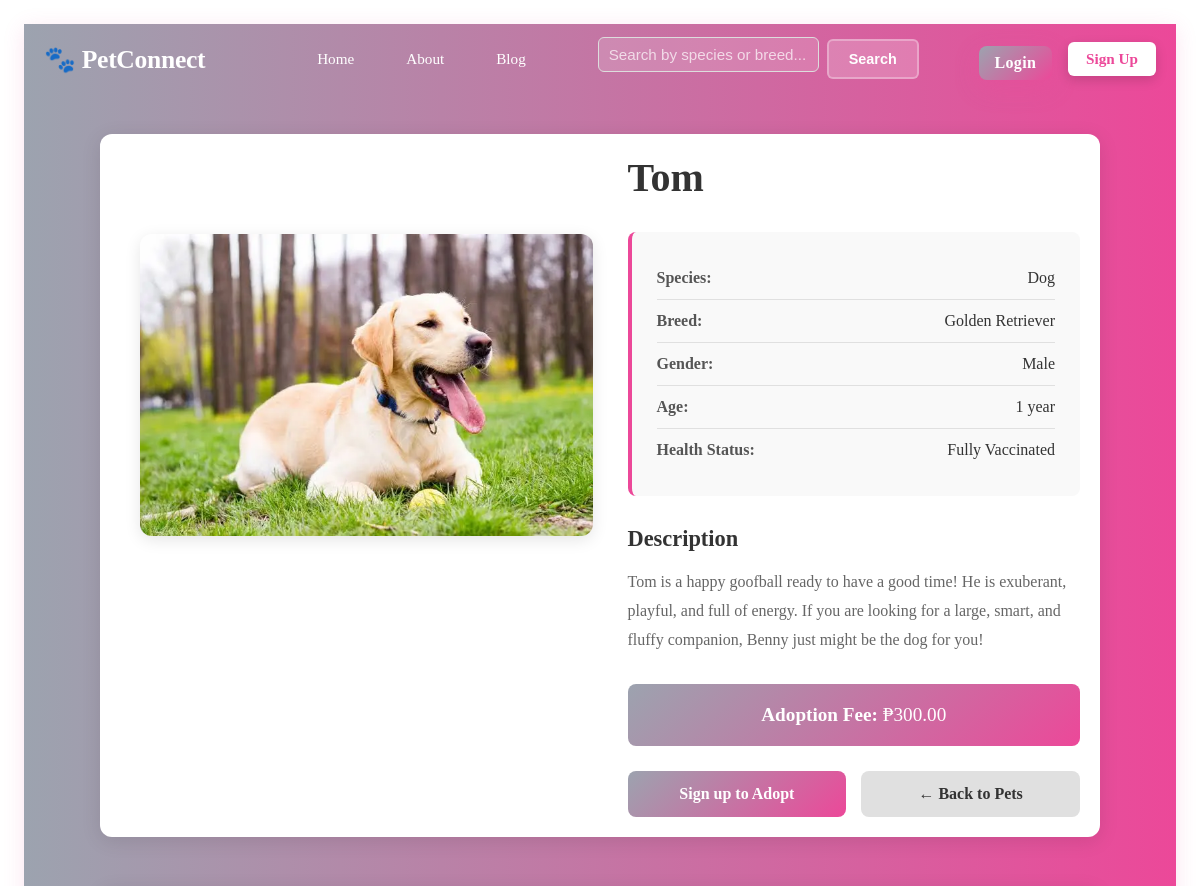
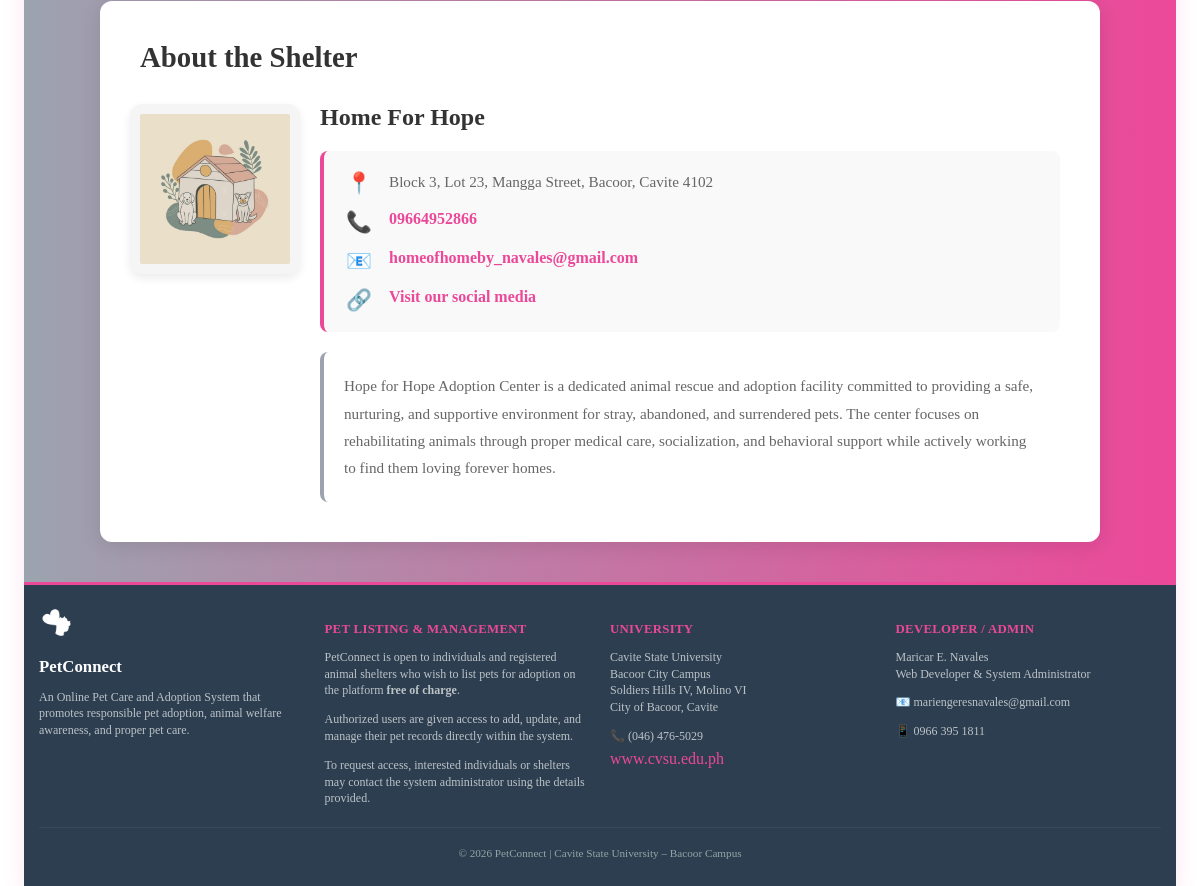
The page /pets/11/ on the database its author committed (2 pictures, top to bottom).
### pets/models.py (models this page shows, shortened)
class Pet(models.Model):
    SPECIES_CHOICES = [
        ('DOG', 'Dog'),
        ('CAT', 'Cat'),
        ('BIRD', 'Bird'),
        ('OTHER', 'Other'),
    ]
    GENDER_CHOICES = [
        ('MALE', 'Male'),
        ('FEMALE', 'Female'),
        ('UNKNOWN', 'Unknown'),
    ]
    STATUS_CHOICES = [
        ('AVAILABLE', 'Available'),
        ('ADOPTED', 'Adopted'),
        ('PENDING', 'Pending'),
    ]
    pet_name = models.CharField(max_length=100)
    species = models.CharField(max_length=20, choices=SPECIES_CHOICES)
    breed = models.CharField(max_length=100)
    gender = models.CharField(max_length=20, choices=GENDER_CHOICES, default='UNKNOWN')
    age_years = models.IntegerField(validators=[MinValueValidator(0)])
    age_months = models.IntegerField(validators=[MinValueValidator(0)], default=0)
    health_status = models.TextField()
    description = models.TextField(blank=True, null=True)
    status = models.CharField(max_length=20, choices=STATUS_CHOICES, default='AVAILABLE')
    adoption_fee = models.DecimalField(max_digits=10, decimal_places=2)
    pet_image = models.FileField(upload_to='pet_images/', blank=True, null=True)
    date_added = models.DateTimeField(auto_now_add=True)
    shelter = models.ForeignKey(Shelter, on_delete=models.CASCADE, related_name='pets')

class Shelter(models.Model):
    shelter_name = models.CharField(max_length=200)
    logo = models.ImageField(upload_to='shelter_logos/', blank=True, null=True)
    logo_thumb = models.ImageField(upload_to='shelter_logos/thumbs/', blank=True, null=True)
    address = models.TextField()
    city = models.CharField(max_length=100)
    province = models.CharField(max_length=100)
    postal_code = models.CharField(max_length=20)
    phone_number = models.CharField(max_length=20)
    email = models.EmailField()
    social_media_page = models.URLField(blank=True)
    description = models.TextField()
    date_registered = models.DateTimeField(auto_now_add=True)

### pets/views.py (the view)
# urls.py: path('pets/<int:pk>/', pet_detail, name='pet-detail'),
def pet_detail(request, pk):
    pet = Pet.objects.get(pk=pk)
    return render(request, 'app/pet_detail.html', {'pet': pet})

### pets/templates/app/pet_detail.html (shortened to what this page needs)
{% extends 'app/base.html' %}
{% block content %}
<div class="pet-detail-container">
    <div class="pet-detail-wrapper">
        <div class="pet-detail-image">
            {% if pet.pet_image %}
                <img src="{{ pet.pet_image.url }}" alt="{{ pet.pet_name }}" class="pet-detail-pic">
            {% else %}
                <div class="pet-detail-placeholder">
                    <span>🐾</span>
                </div>
            {% endif %}
        </div>
        <div class="pet-detail-info">
            <h1>{{ pet.pet_name }}</h1>
            <div class="pet-detail-fields">
                <div class="detail-row">
                    <span class="detail-label">Species:</span>
                    <span class="detail-value">{{ pet.get_species_display }}</span>
                </div>
                <div class="detail-row">
                    <span class="detail-label">Breed:</span>
                    <span class="detail-value">{{ pet.breed }}</span>
                </div>
                <div class="detail-row">
                    <span class="detail-label">Gender:</span>
                    <span class="detail-value">{{ pet.get_gender_display }}</span>
                </div>
                <div class="detail-row">
                    <span class="detail-label">Age:</span>
                    <span class="detail-value">
                        {% if pet.age_years == 0 and pet.age_months > 0 %}
                            {{ pet.age_months }} month{% if pet.age_months != 1 %}s{% endif %}
                        {% elif pet.age_months == 0 and pet.age_years > 0 %}
                            {{ pet.age_years }} year{% if pet.age_years != 1 %}s{% endif %}
                        {% elif pet.age_years > 0 and pet.age_months > 0 %}
                            {{ pet.age_years }} year{% if pet.age_years != 1 %}s{% endif %} {{ pet.age_months }} month{% if pet.age_months != 1 %}s{% endif %}
                        {% else %}
                            Not specified
                        {% endif %}
                    </span>
                </div>
                <div class="detail-row">
                    <span class="detail-label">Health Status:</span>
                    <span class="detail-value">{{ pet.health_status }}</span>
                </div>
            </div>
            <div class="pet-detail-description">
                <h3>Description</h3>
                <p>{{ pet.description }}</p>
            </div>
            <div class="adoption-fee">
                <strong>Adoption Fee:</strong> ₱{{ pet.adoption_fee }}
            </div>
            <div class="pet-detail-actions">
                {% if user.is_authenticated and user.profile.role == 'ADOPTER' %}
                    <a href="{% url 'adopt-pet' pet.id %}" class="btn-adopt-large">Apply to Adopt</a>
                {% elif not user.is_authenticated %}
                    <a href="{% url 'signup' %}?next={% url 'adopt-pet' pet.id %}" class="btn-adopt-large">Sign up to Adopt</a>
                {% else %}
                    <span class="badge-staff">Shelter Staff</span>
                {% endif %}
                <a href="{% url 'home' %}" class="btn-back">← Back to Pets</a>
            </div>
        </div>
    </div>
    <div class="shelter-info-section">
        <h2>About the Shelter</h2>
        <div class="shelter-info-wrapper">
            <div class="shelter-logo-container">
                {% if pet.shelter.logo_thumb %}
                    <img src="{{ pet.shelter.logo_thumb.url }}" alt="{{ pet.shelter.shelter_name }}" class="shelter-logo">
                {% elif pet.shelter.logo %}
                    <img src="{{ pet.shelter.logo.url }}" alt="{{ pet.shelter.shelter_name }}" class="shelter-logo">
                {% else %}
                    <div class="shelter-logo-placeholder">🏛️</div>
                {% endif %}
            </div>
            <div class="shelter-details">
                <h3>{{ pet.shelter.shelter_name }}</h3>
                <div class="shelter-contact-info">
                    <div class="shelter-info-row">
                        <span class="shelter-icon">📍</span>
                        <div class="shelter-detail">
                            <p>{{ pet.shelter.address }}, {{ pet.shelter.city }}, {{ pet.shelter.province }} {{ pet.shelter.postal_code }}</p>
                        </div>
                    </div>
                    <div class="shelter-info-row">
                        <span class="shelter-icon">📞</span>
                        <div class="shelter-detail">
                            <a href="tel:{{ pet.shelter.phone_number }}">{{ pet.shelter.phone_number }}</a>
                        </div>
                    </div>
                    <div class="shelter-info-row">
                        <span class="shelter-icon">📧</span>
                        <div class="shelter-detail">
                            <a href="mailto:{{ pet.shelter.email }}">{{ pet.shelter.email }}</a>
                        </div>
                    </div>
                    {% if pet.shelter.social_media_page %}
                    <div class="shelter-info-row">
                        <span class="shelter-icon">🔗</span>
                        <div class="shelter-detail">
                            <a href="{{ pet.shelter.social_media_page }}" target="_blank">Visit our social media</a>
                        </div>
                    </div>
                    {% endif %}
                </div>
                {% if pet.shelter.description %}
                <div class="shelter-description">
                    <p>{{ pet.shelter.description }}</p>
                </div>
                {% endif %}
            </div>
        </div>
    </div>
</div>
{% endblock %}

### static/css/pet.css (style rules this page uses)
html, body { height: 100%; margin: 0; padding: 0; }
body { display: flex; flex-direction: column; }
.shelter-logo { width:72px; height:72px; object-fit:cover; border-radius:8px; box-shadow:0 4px 10px rgba(0,0,0,0.08) }
.pet-detail-container { max-width: 1000px; margin: 0 auto; padding: 40px 20px; }
.pet-detail-wrapper { display: grid; grid-template-columns: 1fr 1fr; gap: 15px; align-items: start; background: white; border-radius: 12px; overflow: hidden; box-shadow: 0 4px 20px rgba(0, 0, 0, 0.1); }
.pet-detail-image { position: sticky; top: 100px; margin-left: 40px; }
.pet-detail-pic { width: 100%; height: auto; max-width: 500px; border-radius: 12px; object-fit: cover; box-shadow: 0 4px 16px rgba(0, 0, 0, 0.1); }
.pet-detail-info { padding: 20px; }
.pet-detail-info h1 { font-size: 2.5rem; color: #333; margin: 0 0 30px 0; line-height: 1.2; }
.pet-detail-fields { background: #f9f9f9; border-radius: 8px; padding: 25px; margin-bottom: 30px; border-left: 4px solid #EC4899; }
.detail-row { display: flex; gap: 8px; align-items: center; padding: 12px 0; border-bottom: 1px solid #e0e0e0; }
.detail-row:last-child { border-bottom: none; }
.detail-label { font-weight: 600; color: #555; font-size: 1rem; min-width: 120px; }
.detail-value { color: #333; font-size: 1rem; text-align: right; flex-grow: 1; }
.pet-detail-description { margin-bottom: 30px; }
.pet-detail-description h3 { font-size: 1.4rem; color: #333; margin: 0 0 15px 0; }
.pet-detail-description p { color: #666; line-height: 1.8; font-size: 1rem; }
.adoption-fee { background: linear-gradient(135deg, #9CA3AF 0%, #EC4899 100%); color: white; padding: 20px; border-radius: 8px; font-size: 1.2rem; margin-bottom: 25px; text-align: center; }
.pet-detail-actions { display: flex; gap: 15px; flex-wrap: wrap; }
.btn-adopt-large { flex: 1; min-width: 150px; background: linear-gradient(135deg, #9CA3AF 0%, #EC4899 100%); color: white; padding: 14px 28px; border-radius: 8px; text-decoration: none; font-weight: 600; font-size: 1rem; text-align: center; transition: all 0.3s ease; border: none; cursor: pointer; }
.btn-back { flex: 1; min-width: 150px; background: #e0e0e0; color: #333; padding: 14px 28px; border-radius: 8px; text-decoration: none; font-weight: 600; font-size: 1rem; text-align: center; transition: all 0.3s ease; }
.shelter-info-section { margin-top: 50px; padding: 40px; background: white; border-radius: 12px; box-shadow: 0 4px 20px rgba(0, 0, 0, 0.1); }
.shelter-info-section h2 { font-size: 1.8rem; color: #333; margin: 0 0 30px 0; }
.shelter-info-wrapper { display: grid; grid-template-columns: 150px 1fr; gap: 30px; align-items: start; }
.shelter-logo-container { display: flex; justify-content: center; align-items: center; }
.shelter-logo { width: 150px; height: 150px; border-radius: 12px; object-fit: contain; background: #f5f5f5; padding: 10px; }
.shelter-details h3 { font-size: 1.5rem; color: #333; margin: 0 0 20px 0; }
.shelter-contact-info { background: #f9f9f9; padding: 20px; border-radius: 8px; margin-bottom: 20px; border-left: 4px solid #EC4899; }
.shelter-info-row { display: flex; gap: 15px; margin-bottom: 15px; align-items: flex-start; }
.shelter-info-row:last-child { margin-bottom: 0; }
.shelter-icon { font-size: 1.3rem; min-width: 30px; text-align: center; }
.shelter-detail { flex: 1; }
.shelter-detail p { margin: 0; color: #666; font-size: 0.95rem; line-height: 1.5; }
.shelter-detail a { color: #EC4899; text-decoration: none; font-weight: 600; transition: color 0.3s ease; }
.shelter-description { background: white; padding: 20px; border-radius: 8px; border-left: 4px solid #9CA3AF; }
.shelter-description p { color: #666; line-height: 1.8; font-size: 0.95rem; margin: 0; }

### rows shown on the page
Pet: pet_image (picture), pet_name "Tom", species "Dog", breed "Golden Retriever", gender "Male", age_years "1", health_status "Fully Vaccinated", description "Tom is a happy goofball ready to have a good time! He is exuberant, playful, and full of energy. If you are looking for a large, smart, and fluffy companion, Benny just might be the dog for you!", adoption_fee "300.00", shelter.logo_thumb (picture), shelter.shelter_name "Home For Hope", shelter.address "Block 3, Lot 23, Mangga Street", shelter.city "Bacoor", shelter.province "Cavite", shelter.postal_code "4102", shelter.phone_number "09664952866", shelter.email "homeofhomeby_navales@gmail.com", shelter.description "Hope for Hope Adoption Center is a dedicated animal rescue and adoption facility committed to providing a safe, nurturing, and supportive environment for stray, abandoned, and surrendered pets. The center focuses on rehabilitating animals through proper medical care, socialization, and behavioral support while actively working to find them loving forever homes."
